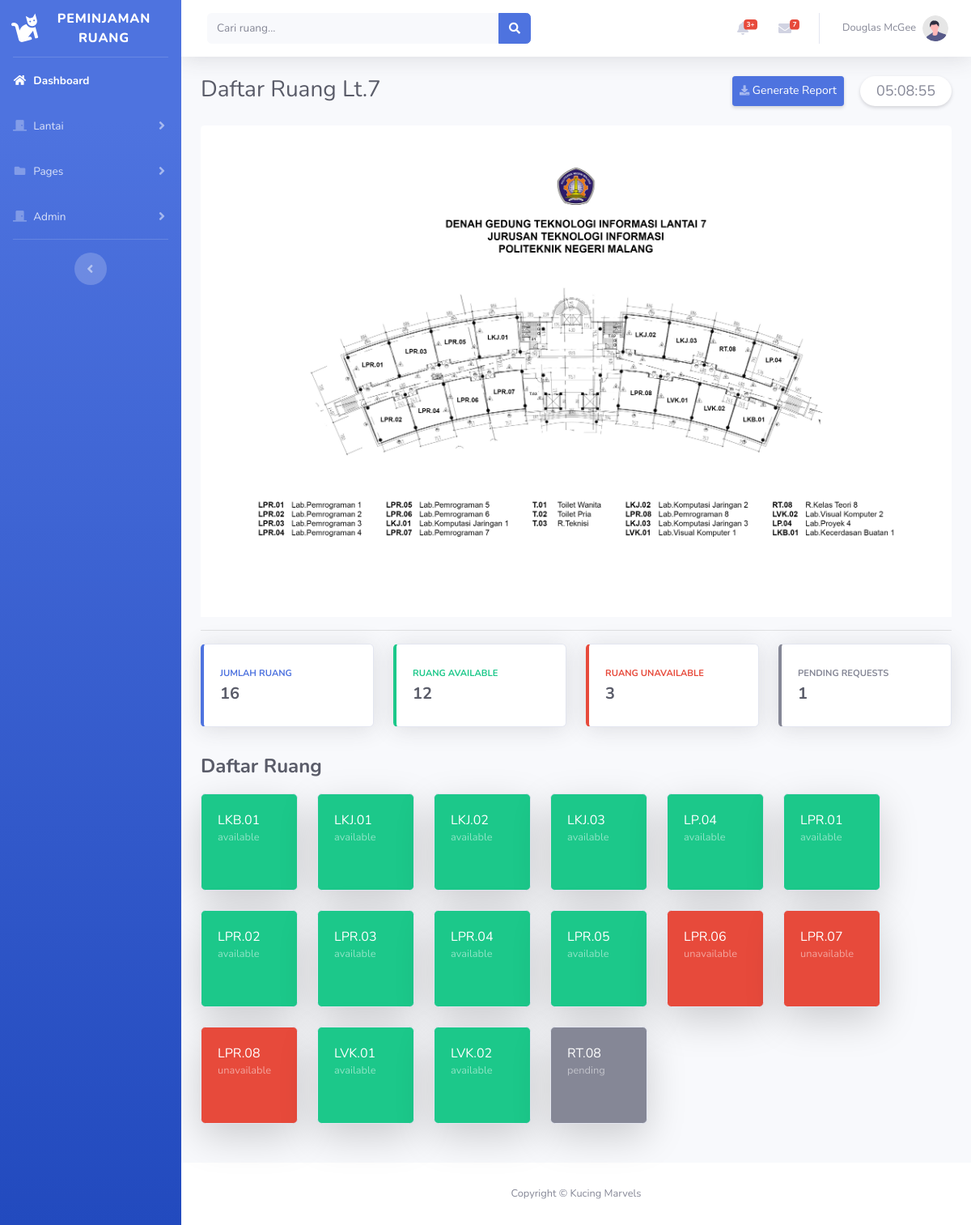
The app's page /bootstrap/Dashboard.php with its own data.
### tables this page shows
CREATE TABLE `ruang` (
  `id_ruang` varchar(11) NOT NULL,
  `nama_ruang` varchar(50) NOT NULL,
  `keterangan` varchar(500) NOT NULL,
  `status` enum('available','unavailable','pending','urgent') NOT NULL,
  `lantai` int(11) NOT NULL
);

### bootstrap/Dashboard.php (the view, shortened to what this page needs)
<!DOCTYPE html>
<html lang="en">
<head>
    <link href="vendor/fontawesome-free/css/all.min.css" rel="stylesheet" type="text/css">
    <link href="css/sb-admin-2.min.css" rel="stylesheet">
</head>
<body id="page-top">
    <?php
    include('php/koneksi.php');
    ?>
    <div id="wrapper">
        <ul class="navbar-nav bg-gradient-primary sidebar sidebar-dark accordion " id="accordionSidebar">
            <a class="sidebar-brand d-flex align-items-center justify-content-center" href="Dashboard.php">
                <div class="sidebar-brand-icon rotate-n-15">
                    <i class="fas fa-cat"></i>
                </div>
                <div class="sidebar-brand-text mx-3">Peminjaman Ruang</div>
            </a>
            <hr class="sidebar-divider my-0">
            <li class="nav-item active">
                <a class="nav-link" href="Dashboard.php">
                    <i class="fas fa-fw fa-home"></i>
                    <span>Dashboard</span></a>
            </li>
            <li class="nav-item">
                <a class="nav-link collapsed" href="#" data-toggle="collapse" data-target="#collapseTwo" aria-expanded="true" aria-controls="collapseTwo">
                    <i class="fas fa-fw fa-door-closed"></i>
                    <span>Lantai</span>
                </a>
            </li>
            <li class="nav-item">
                <a class="nav-link collapsed" href="#" data-toggle="collapse" data-target="#collapsePages" aria-expanded="true" aria-controls="collapsePages">
                    <i class="fas fa-fw fa-folder"></i>
                    <span>Pages</span>
                </a>
            </li>
            <li class="nav-item">
                <a class="nav-link collapsed" href="#" data-toggle="collapse" data-target="#collapseAdmin" aria-expanded="true" aria-controls="collapseAdmin">
                    <i class="fas fa-fw fa-door-closed"></i>
                    <span>Admin</span>
                </a>
            </li>
            <hr class="sidebar-divider d-none d-md-block">
            <div class="text-center d-none d-md-inline">
                <button class="rounded-circle border-0" id="sidebarToggle"></button>
            </div>
        </ul>
        <div id="content-wrapper" class="d-flex flex-column">
            <div id="content">
                <nav class="navbar navbar-expand navbar-light bg-white topbar mb-4 static-top shadow">
                    <form class="d-none d-sm-inline-block form-inline mr-auto ml-md-3 my-2 my-md-0 mw-100 navbar-search" method="GET" action="">
                        <div class="input-group">
                            <input type="text" name="search" class="form-control bg-light border-0 small" placeholder="Cari ruang..." aria-label="Search" aria-describedby="basic-addon2">
                            <div class="input-group-append">
                                <button class="btn btn-primary" type="submit">
                                    <i class="fas fa-search fa-sm"></i>
                                </button>
                            </div>
                        </div>
                    </form>
                    <ul class="navbar-nav ml-auto">
                        <li class="nav-item dropdown no-arrow mx-1">
                            <a class="nav-link dropdown-toggle" href="#" id="alertsDropdown" role="button" data-toggle="dropdown" aria-haspopup="true" aria-expanded="false">
                                <i class="fas fa-bell fa-fw"></i>
                                <span class="badge badge-danger badge-counter">3+</span>
                            </a>
                        </li>
                        <li class="nav-item dropdown no-arrow mx-1">
                            <a class="nav-link dropdown-toggle" href="#" id="messagesDropdown" role="button" data-toggle="dropdown" aria-haspopup="true" aria-expanded="false">
                                <i class="fas fa-envelope fa-fw"></i>
                                <span class="badge badge-danger badge-counter">7</span>
                            </a>
                        </li>
                        <li class="nav-item dropdown no-arrow">
                            <a class="nav-link dropdown-toggle" href="#" id="userDropdown" role="button" data-toggle="dropdown" aria-haspopup="true" aria-expanded="false">
                                <span class="mr-2 d-none d-lg-inline text-gray-600 small">Douglas McGee</span>
                                <img class="img-profile rounded-circle" src="img/undraw_profile.svg">
                            </a>
                        </li>
                    </ul>
                </nav>
                <div class="container-fluid">
                    <div>
                        <div class="row">
                            <div class="col-sm-6 mb-4">
                                <h1 class="h3 mb-0 text-gray-800">Daftar Ruang Lt.7</h1>
                            </div>
                            <div class="col-sm-6 mb-4 text-right d-flex justify-content-end">
                                <a href="#" class="d-none d-sm-inline-block btn btn-sm btn-primary shadow-sm"><i class="fas fa-download fa-sm text-white-50" style="padding-top: 7px"></i>
                                    Generate Report</a>
                                <div class="clock-container shadow-sm" style="margin-left: 20px;padding: 5px 20px; border-radius: 20px; background-color: rgb(255, 255, 255); cursor:default">
                                    <div id="clock"></div>
                                </div>
                            </div>
                        </div>
                    </div>
                        <?php
                        include('php/search.php');
                        ?>
                    <div>
                        <img src="img/DENAH GEDUNG 7 NEW.png" class="card-img-top img-fluid" alt="">
                    </div>
                    <hr>
                    <div class="row">
                        <div class="col-xl-3 col-md-6 mb-4" style="cursor: default;">
                            <div class="card border-left-primary shadow h-100 py-2">
                                <div class="card-body">
                                    <div class="row no-gutters align-items-center">
                                        <div class="col mr-2">
                                            <div class="text-xs font-weight-bold text-primary text-uppercase mb-1">
                                                Jumlah Ruang</div>
                                            <div class="h5 mb-0 font-weight-bold text-gray-800">
                                                <?php
                                                $queryCountJumlahRuang = "SELECT COUNT(id_ruang) AS jmlRuang FROM ruang WHERE lantai=7";
                                                $resultJumlahRuang = mysqli_query($koneksi, $queryCountJumlahRuang);
                                                while ($count = mysqli_fetch_array($resultJumlahRuang)) {
                                                    $jumlahRuang = $count["jmlRuang"];
                                                    echo $jumlahRuang;
                                                }
                                                ?>
                                            </div>
                                        </div>
                                    </div>
                                </div>
                            </div>
                        </div>
                        <div class="col-xl-3 col-md-6 mb-4" style="cursor: default;">
                            <div class="card border-left-success shadow h-100 py-2">
                                <div class="card-body">
                                    <div class="row no-gutters align-items-center">
                                        <div class="col mr-2">
                                            <div class="text-xs font-weight-bold text-success text-uppercase mb-1">
                                                Ruang Available</div>
                                            <div class="h5 mb-0 font-weight-bold text-gray-800">
                                                <?php
                                                $queryCountRuangAvail = "SELECT COUNT(id_ruang) AS jmlRuangAvail FROM ruang WHERE lantai=7 AND status='available'";
                                                $resultJumlahRuangAvail = mysqli_query($koneksi, $queryCountRuangAvail);
                                                while ($countRA = mysqli_fetch_array($resultJumlahRuangAvail)) {
                                                    $jumlahRA = $countRA["jmlRuangAvail"];
                                                    echo $jumlahRA;
                                                }
                                                ?>
                                            </div>
                                        </div>
                                    </div>
                                </div>
                            </div>
                        </div>
                        <div class="col-xl-3 col-md-6 mb-4" style="cursor: default;">
                            <div class="card border-left-danger shadow h-100 py-2">
                                <div class="card-body">
                                    <div class="row no-gutters align-items-center">
                                        <div class="col mr-2">
                                            <div class="text-xs font-weight-bold text-danger text-uppercase mb-1">Ruang
                                                Unavailable</div>
                                            <div class="h5 mb-0 font-weight-bold text-gray-800">
                                                <?php
                                                $queryCountRuangUnavail = "SELECT COUNT(id_ruang) AS jmlRuangUnavail FROM ruang WHERE lantai=7 AND (status='unavailable' OR status='urgent')";
                                                $resultJumlahRuangUnavail = mysqli_query($koneksi, $queryCountRuangUnavail);
                                                while ($countRU = mysqli_fetch_array($resultJumlahRuangUnavail)) {
                                                    $jumlahRU = $countRU["jmlRuangUnavail"];
                                                    echo $jumlahRU;
                                                }
                                                ?>
                                            </div>
                                        </div>
                                    </div>
                                </div>
                            </div>
                        </div>
                        <div class="col-xl-3 col-md-6 mb-4" style="cursor: default;">
                            <div class="card border-left-secondary shadow h-100 py-2">
                                <div class="card-body">
                                    <div class="row no-gutters align-items-center">
                                        <div class="col mr-2">
                                            <div class="text-xs font-weight-bold text-secondary text-uppercase mb-1">
                                                Pending Requests</div>
                                            <div class="h5 mb-0 font-weight-bold text-gray-800">
                                                <?php
                                                $queryCountRuangPending = "SELECT COUNT(id_ruang) AS jmlRuangPend FROM ruang WHERE lantai=7 AND status='pending'";
                                                $resultJumlahRuangPending = mysqli_query($koneksi, $queryCountRuangPending);
                                                while ($countP = mysqli_fetch_array($resultJumlahRuangPending)) {
                                                    $jumlahP = $countP["jmlRuangPend"];
                                                    echo $jumlahP;
                                                }
                                                ?>
                                            </div>
                                        </div>
                                    </div>
                                </div>
                            </div>
                        </div>
                    </div>
                    <div class="h4 font-weight-bold text-gray-800" style="margin: 10px 0px 20px 0px;">
                        Daftar Ruang
                    </div>
                    <div class="row">
                        <?php
                        $query = "SELECT nama_ruang,status FROM ruang WHERE lantai = 7 order by nama_ruang asc";
                        $result = mysqli_query($koneksi, $query);
                        if (mysqli_num_rows($result) > 0) {
                            while ($row = mysqli_fetch_array($result)) {
                                $status = $row["status"];
                                switch ($status) {
                                    case 'available':
                                        $bg_color = 'bg-success';
                                        break;
                                    case 'unavailable':
                                        $bg_color = 'bg-danger';
                                        break;
                                    case 'pending':
                                        $bg_color = 'bg-secondary';
                                        break;
                                }
                                echo '<div class="col-auto mb-4">' .
                                    '<div class="card ' . $bg_color . ' text-white shadow-lg" style="width: 120px; height: 120px; cursor: pointer;" onclick="cardClicked()">' .
                                    '<div class="card-body">' .
                                    $row["nama_ruang"] .
                                    '<div class="text-white-50 small">' . $row["status"] . '</div>' .
                                    '</div>' .
                                    '</div>' .
                                    '</div>';
                            }
                        }
                        ?>
                    </div>
                </div>
                <?php
                include('php/footer.php');
                ?>
            </div>
        </div>
</body>
</html>

### bootstrap/php/footer.php
<footer class="sticky-footer bg-white">
    <div class="container my-auto">
        <div class="copyright text-center my-auto">
            <span>Copyright &copy; Kucing Marvels</span>
        </div>
    </div>
</footer>

### bootstrap/Dashboard.php (style rules this page uses)
.clock-container { font-size: 18px; margin-top: auto; }

### records on screen
ruang: nama_ruang "LKB.01", status "available"
ruang: nama_ruang "LKJ.01", status "available"
ruang: nama_ruang "LKJ.02", status "available"
ruang: nama_ruang "LKJ.03", status "available"
ruang: nama_ruang "LP.04", status "available"
ruang: nama_ruang "LPR.01", status "available"
ruang: nama_ruang "LPR.02", status "available"
ruang: nama_ruang "LPR.03", status "available"
ruang: nama_ruang "LPR.04", status "available"
ruang: nama_ruang "LPR.05", status "available"
ruang: nama_ruang "LPR.06", status "unavailable"
ruang: nama_ruang "LPR.07", status "unavailable"
ruang: nama_ruang "LPR.08", status "unavailable"
ruang: nama_ruang "LVK.01", status "available"
ruang: nama_ruang "LVK.02", status "available"
ruang: nama_ruang "RT.08", status "pending"

### other values on screen
$jumlahRuang "16"
$jumlahRA "12"
$jumlahRU "3"
$jumlahP "1"
